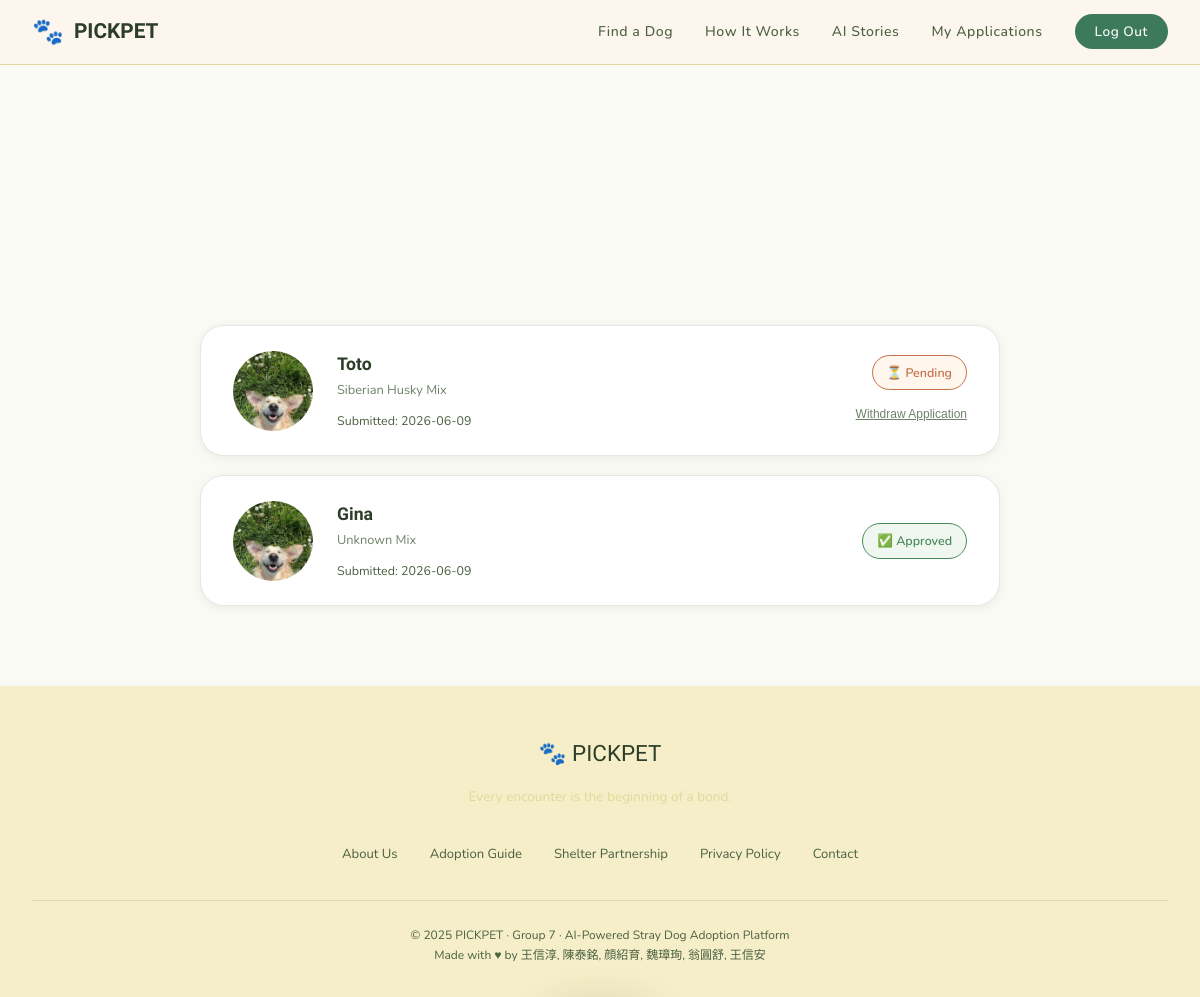
The app's page /my-applications (signed in) with its own data.
### tables this page shows
CREATE TABLE "Application" (
                App_ID INTEGER PRIMARY KEY,
                User_ID INTEGER NOT NULL,
                Dog_ID INTEGER NOT NULL,
                Status INTEGER NOT NULL DEFAULT 0 CHECK (Status IN (0, 1, 2)),
                Created_at DATETIME DEFAULT CURRENT_TIMESTAMP,
                Full_Name TEXT,
                Phone TEXT,
                City TEXT,
                Housing_Type TEXT,
                Reason TEXT,
                Lifestyle TEXT,
                Seen INTEGER DEFAULT 0,
                UNIQUE(User_ID, Dog_ID),
                FOREIGN KEY (User_ID) REFERENCES Users(User_ID),
                FOREIGN KEY (Dog_ID) REFERENCES Dog(Dog_ID)
            );

CREATE TABLE Dog (
    Dog_ID INTEGER PRIMARY KEY,
    Shelter_ID INTEGER NOT NULL,
    Name TEXT NOT NULL,
    Gender TEXT CHECK (Gender IN ('Male', 'Female', 'Unknown')),
    Age INTEGER CHECK (Age >= 0),
    Breed TEXT,
    Image_URL TEXT, Description TEXT,
    FOREIGN KEY (Shelter_ID) REFERENCES Shelter(Shelter_ID)
);

### app/applications/routes.py (the view)
@applications_bp.route('/my-applications')
@login_required
def my_applications():
    user_id = session['user_id']
    Application.mark_updates_seen(user_id)
    apps = Application.get_by_user(user_id)
    return render_template('applications/my_applications.html', applications=apps)

### app/auth/utils.py (called while the page is built)
def login_required(f):
    @wraps(f)
    def decorated_function(*args, **kwargs):
        if not session.get('user_id'):
            flash("Please log in first.", "error")
            return redirect(url_for('auth.login', next=request.full_path))
        return f(*args, **kwargs)
    return decorated_function

### app/database.py (called while the page is built)
def get_db():
    if "db" not in g:
        g.db = sqlite3.connect(current_app.config["DATABASE"])
        g.db.row_factory = sqlite3.Row # We can access columns by name
    return g.db

### app/models/application.py (called while the page is built)
    @staticmethod
    def get_by_user(user_id):
        db = get_db()
        rows = db.execute(
            """
            SELECT App_ID, User_ID, Dog_ID, Status, Created_at
            FROM Application
            WHERE User_ID = ?
            ORDER BY Created_at DESC
            """,
            (user_id,),
        ).fetchall()
        return [Application(row) for row in rows]

    @staticmethod
    def count_unseen_updates(user_id):
        db = get_db()
        return db.execute(
            """
            SELECT COUNT(*)
            FROM Application
            WHERE User_ID = ? AND Seen = 0 AND Status != ?
            """,
            (user_id, STATUS_PENDING),
        ).fetchone()[0]

    @staticmethod
    def mark_updates_seen(user_id):
        db = get_db()
        db.execute(
            """
            UPDATE Application
            SET Seen = 1
            WHERE User_ID = ? AND Seen = 0
            """,
            (user_id,),
        )
        db.commit()

### app/models/dog.py (called while the page is built)
    def _derive_city(self):
        source = ""
        if self.shelter:
            source = f"{self.shelter.name} {self.shelter.location}".lower()
        if "taipei" in source:
            return "Taipei"
        if "new taipei" in source:
            return "New Taipei"
        if "taichung" in source:
            return "Taichung"
        if "tainan" in source:
            return "Tainan"
        if "kaohsiung" in source:
            return "Kaohsiung"
        return "Unknown"

    def _derive_size(self):
        breed = self.breed.lower()
        if any(keyword in breed for keyword in SMALL_BREEDS):
            return "Small"
        if any(keyword in breed for keyword in LARGE_BREEDS):
            return "Large"
        return "Medium"

    @staticmethod
    def _base_query():
        return """
            SELECT Dog_ID, Shelter_ID, Name, Gender, Age, Breed, Image_URL,
                   Description, Availability
            FROM Dog_With_Status
        """

### app/templates/applications/my_applications.html (shortened to what this page needs)
{% extends 'base.html' %}
{% block content %}
<div class="section">
  <div class="section-inner">
    {% if applications %}
      <div style="display:flex;flex-direction:column;gap:1.2rem;max-width:800px;margin:0 auto;">
        {% for app in applications %}
        <div style="background:var(--warm-white);border-radius:var(--radius-lg);padding:1.5rem 2rem;
                    box-shadow:var(--shadow-sm);border:1px solid var(--light-gray);
                    display:flex;align-items:center;gap:1.5rem;">
          <div style="width:80px;height:80px;background:var(--sand);border-radius:50%;
                      flex-shrink:0;overflow:hidden;display:flex;align-items:center;justify-content:center;font-size:2rem;">
            {% if app.dog and app.dog.image_url %}
              <img src="{{ app.dog.image_url }}" style="width:100%;height:100%;object-fit:cover;"/>
            {% else %}🐶{% endif %}
          </div>
          <div style="flex:1;">
            <p style="font-family:var(--font-serif);font-weight:700;font-size:1.1rem;color:var(--dark-brown);">
              {{ app.dog.name if app.dog else 'Unknown Dog' }}
            </p>
            <p style="font-size:0.8rem;color:var(--gray);margin-bottom:0.5rem;">
              {{ app.dog.breed if app.dog else '' }}
            </p>
            <p style="font-size:0.78rem;color:var(--brown);">
              Submitted: {{ app.created_at[:10] if app.created_at else '—' }}
            </p>
          </div>
          <div style="text-align:right;">
            {% if app.status == 'Pending' %}
              <span style="display:inline-block;padding:6px 14px;border-radius:100px;font-size:0.78rem;
                           font-weight:600;background:#FFF7ED;color:#C4714A;border:1px solid #C4714A;">
                ⏳ Pending
              </span>
            {% elif app.status == 'Approved' %}
              <span style="display:inline-block;padding:6px 14px;border-radius:100px;font-size:0.78rem;
                           font-weight:600;background:#F0F7F1;color:#4A8A5A;border:1px solid #4A8A5A;">
                ✅ Approved
              </span>
            {% else %}
              <span style="display:inline-block;padding:6px 14px;border-radius:100px;font-size:0.78rem;
                           font-weight:600;background:#FEF0EC;color:#C4714A;border:1px solid #C4714A;">
                ❌ Rejected
              </span>
            {% endif %}
            {% if app.status == 'Pending' %}
              <form method="POST" action="{{ url_for('applications.cancel', app_id=app.id) }}"
                    style="margin-top:0.6rem;"
                    onsubmit="return confirm('Withdraw this application?')">
                <button type="submit" style="font-size:0.75rem;color:var(--gray);
                        background:none;border:none;cursor:pointer;text-decoration:underline;">
                  Withdraw Application
                </button>
              </form>
            {% endif %}
          </div>
        </div>
        {% endfor %}
      </div>
    {% endif %}
  </div>
</div>
{% endblock %}

### app/static/css/style.css (style rules this page uses)
:root { --cream: #FAFAF5; --warm-white: #FFFFFF; --sand: #F4F0D8; --tan: #DEDA9C; --brown: #4A6040; --dark-brown: #2D3E28; --ink: #1E2A1A; --gray: #6E826A; --light-gray: #E2EAE0; --terracotta: #F5C842; --sage: #3D7A5C; --muted-sage: #A8CBB8; --sky-blue: #6AAFD6; --pale-blue: #D6EDF8; --sakura: #F2A8B8; --pale-sakura: #FDE8EE; --pale-yellow: #FBF5CC; --font-serif: 'Nerko One', cursive; --font-sans: 'Nunito', sans-serif; --radius-sm: 8px; --radius-md: 16px; --radius-lg: 24px; --radius-xl: 40px; --shadow-sm: 0 2px 8px rgba(45,62,40,0.08); --shadow-md: 0 4px 20px rgba(45,62,40,0.12); --shadow-lg: 0 8px 40px rgba(45,62,40,0.16); }
* { margin: 0; padding: 0; box-sizing: border-box; }
html { scroll-behavior: smooth; }
body { font-family: var(--font-sans); background-color: var(--cream); color: var(--ink); line-height: 1.7; overflow-x: hidden; }
.section { padding: 5rem 2rem; }
.section-inner { max-width: 1200px; margin: 0 auto; }

### records on screen
Application: dog.image_url (picture), dog "Toto", dog "Siberian Husky Mix", Created_at "2026-06-09", shows "⏳ Pending"
Application: dog.image_url (picture), dog "Gina", dog "Unknown Mix", Created_at "2026-06-09", shows "✅ Approved"
